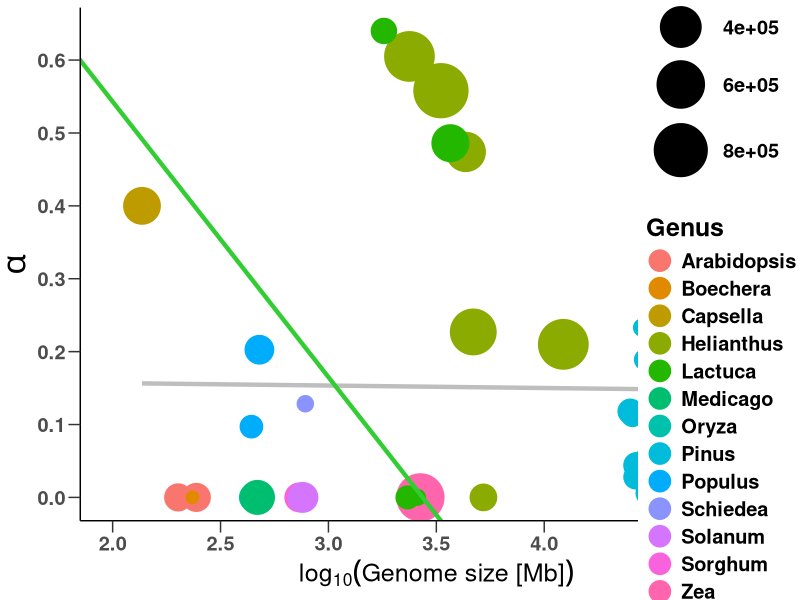
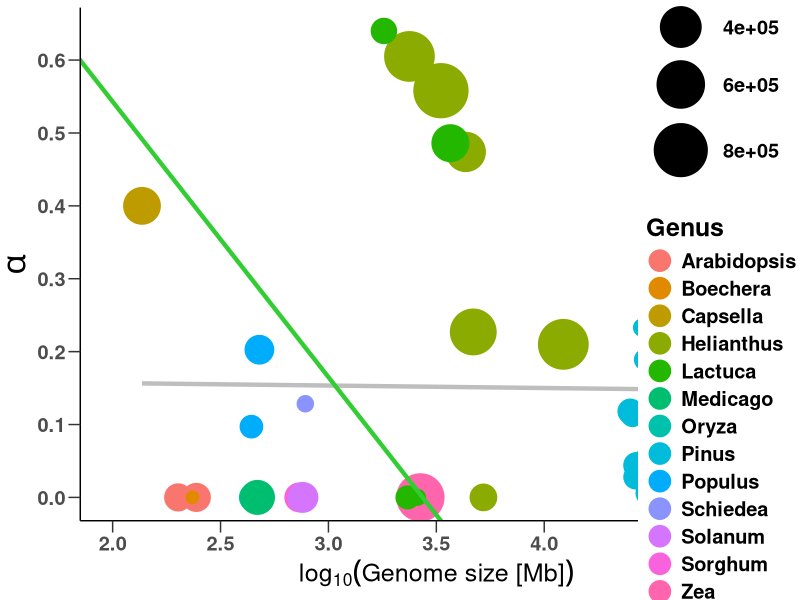

Reproduce these figures in R, in order. (Note: this script raises an error after producing the figures.)
## ---- chunk 1
knitr::opts_chunk$set(echo = TRUE)
## ---- chunk 2

library(ggplot2)
library(cowplot)
library(viridis)
alpha_raw <- read.csv("../data/alpha_values.csv",header = T)
## ---- chunk 3

myshapes <- data.frame(name=factor(alpha_raw$genus),
                       num=as.numeric(factor(alpha_raw$genus)))
shapes <- as.numeric(factor(alpha_raw$genus))
shapes <- replace(shapes,shapes<=3,16)
shapes <- replace(shapes,shapes>=9,16)
shapes <- replace(shapes,shapes==6,16)
shapes <- replace(shapes,shapes==7,16)
shapes <- replace(shapes,shapes==4,17) # Helianthus triangle
shapes <- replace(shapes,shapes==8,18)  #Pinus dimond
shapes <- replace(shapes,shapes==5,15)  # Lactuca box
myshapes$shapes <- shapes

aplot <- ggplot(alpha_raw, aes(x=log(genome_1C_mb,10), 
                               y=derived_alpha)) +
 geom_smooth(data=alpha_raw,aes(x=log(genome_1C_mb,10),y=derived_alpha),method = "lm", se = FALSE,color='grey',size=1.5)+
  geom_point(aes(color=genus,size=Ne)) + 
  scale_size_continuous(range = c(4, 18))+ 
  scale_x_continuous(breaks = seq(2, 5.5, by = 0.5),
                     limits = c(2,5)) + 
  scale_y_continuous(breaks = seq(0, .6, by = 0.1)) + 
  theme_classic() + 
  theme(legend.position = c(0.9, 0.5),
        text = element_text(face="bold",size = 18),
        axis.ticks.length=unit(3,"mm"),
        axis.title.y = element_text(size = 24,face='bold')) + 
    guides(colour = guide_legend(override.aes = list(size=7))) +
  labs(x = expression(log[10]("Genome size [Mb]")), 
       y = expression(alpha),
       colour = "Genus",size=expression(paste(N[e]))) +
  # Add phylogenetically corrected regression line
  geom_abline(intercept=1.299,slope=-0.378,color='limegreen',size=1.5)

aplot
ggsave("../figure/Figure3_alpha_GS.png",plot = aplot,width = 12.5,height = 8)

## ---- chunk 4
ggplotColours <- function(n = 6, h = c(0, 360) + 15){
  if ((diff(h) %% 360) < 1) h[2] <- h[2] - 360/n
  hcl(h = (seq(h[1], h[2], length = n)), c = 100, l = 65)
}

## ---- chunk 5
heli<- filter(alpha_raw,genus %in% c('Helianthus'))

ggplot(heli, aes(x=genome_1C_mb,y=derived_alpha)) +
 geom_smooth(data=heli,aes(x=genome_1C_mb,y=derived_alpha),method = "lm", se = FALSE,color='grey',size=1.5)+
  geom_point(aes(size=Ne),color=ggplotColours(n=12)[4]) + 
  scale_size_continuous(range = c(4, 18))+ 
  theme(text = element_text(face="bold",size = 18),
        axis.ticks.length=unit(3,"mm"),
        axis.title.y = element_text(size = 24,face='bold')) + 
  labs(x = "Genome size [Mb]", 
       y = expression(alpha),
       colour = "Genus",size=expression(paste(N[e]))) 
  # Add phylogenetically corrected regression line


ggsave("../figure/Alpha_GS_helianthus.png",width = 12.5,height = 8)

## ---- chunk 6
pinus<- filter(alpha_raw,genus %in% c('Pinus'))

ggplot(pinus, aes(x=genome_1C_mb,y=derived_alpha)) +
 geom_smooth(data=pinus,aes(x=genome_1C_mb,y=derived_alpha),method = "lm", se = FALSE,color='grey',size=1.5)+
  geom_point(aes(size=Ne),color=ggplotColours(n=12)[8]) + 
  scale_size_continuous(range = c(4, 18))+ 
  theme(text = element_text(face="bold",size = 18),
        axis.ticks.length=unit(3,"mm"),
        axis.title.y = element_text(size = 24,face='bold')) + 
  labs(x = "Genome size [Mb]", 
       y = expression(alpha),
       colour = "Genus",size=expression(paste(N[e]))) 
  # Add phylogenetically corrected regression line


ggsave("../figure/Alpha_GS_pinus.png",width = 12.5,height = 8)
